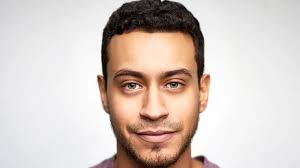
#> input picture algorithms/actor.jpg, 300 x 168 px
$ python -i haar.py   (imports and definitions only)
#> lines starting #> are read from the running program, lines starting #| are printed output that depends on the picture
import cv2
import numpy as np

def haar_detection(image_path):
    """Haar Cascade arc- és szemfelismerés (visszaadja a koordinátákat)"""
#> called with image_path = 'actor.jpg'
    try:
        # Kép betöltése
        image_cv = cv2.imdecode(np.fromfile(image_path, dtype=np.uint8), cv2.IMREAD_COLOR)
#> image_cv is the input picture: shape (168, 300, 3); mean B, G, R 193.6, 200.4, 212.9
        gray = cv2.cvtColor(image_cv, cv2.COLOR_BGR2GRAY)
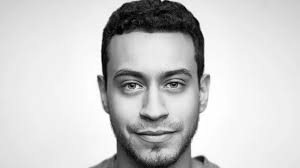
#> gray: shape (168, 300); min 0, max 255, mean 203.3

        # Cascade modellek betöltése
        face_cascade = cv2.CascadeClassifier(cv2.data.haarcascades + "haarcascade_frontalface_default.xml")
        eye_cascade = cv2.CascadeClassifier(cv2.data.haarcascades + "haarcascade_eye.xml")

        # Arcok és szemek detektálása
        faces = face_cascade.detectMultiScale(gray, 1.3, 5)
#> faces = [[95, 38, 116, 116]]
        results = {"faces": [], "eyes": []}

        for (x, y, w, h) in faces:
            results["faces"].append((x, y, w, h))

            # Szemek keresése az arc területén belül
            roi_gray = gray[y:y+h, x:x+w]
            eyes = eye_cascade.detectMultiScale(roi_gray)
            for (ex, ey, ew, eh) in eyes:
                results["eyes"].append((x+ex, y+ey, ew, eh))
#> this loop made 1 pass
#> (x, y, w, h, eyes) on pass 1: (95, 38, 116, 116, [[62, 28, 33, 33], [18, 29, 34, 34]])
#> pass 1, in haar_detection, `roi_gray = gray[y:y+h, x:x+w]`:
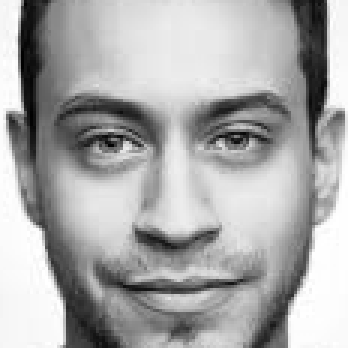
#> roi_gray: shape (116, 116) (shown 3 times larger); min 1, max 255, mean 170.1

        return results

    except Exception as e:
        print(f"[HAAR] Hiba: {e}")
        return None

>>> result = haar_detection('actor.jpg')

$ run again, on algorithms/face.jpg
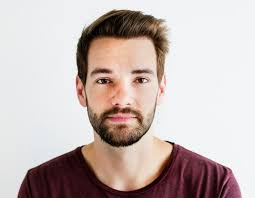
#> input picture algorithms/face.jpg, 255 x 198 px
#> in haar_detection, image_cv is the input picture: shape (198, 255, 3); mean B, G, R 181.3, 184.5, 198.3
#> in haar_detection, `gray = cv2.cvtColor(image_cv, cv2.COLOR_BGR2GRAY)`:
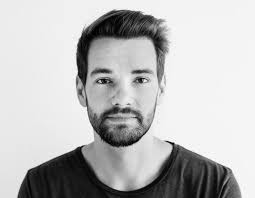
#> gray: shape (198, 255); min 0, max 255, mean 188.3
#> faces = [[70, 38, 108, 108]]
#> the loop in haar_detection, `for (x, y, w, h) in faces:` made 1 pass
#> (x, y, w, h, eyes) on pass 1: (70, 38, 108, 108, [[20, 31, 24, 24], [59, 31, 23, 23]])
#> pass 1, in haar_detection, `roi_gray = gray[y:y+h, x:x+w]`:
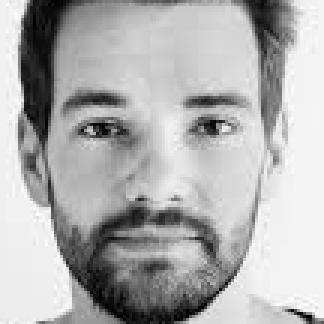
#> roi_gray: shape (108, 108) (shown 3 times larger); min 2, max 255, mean 175.8
